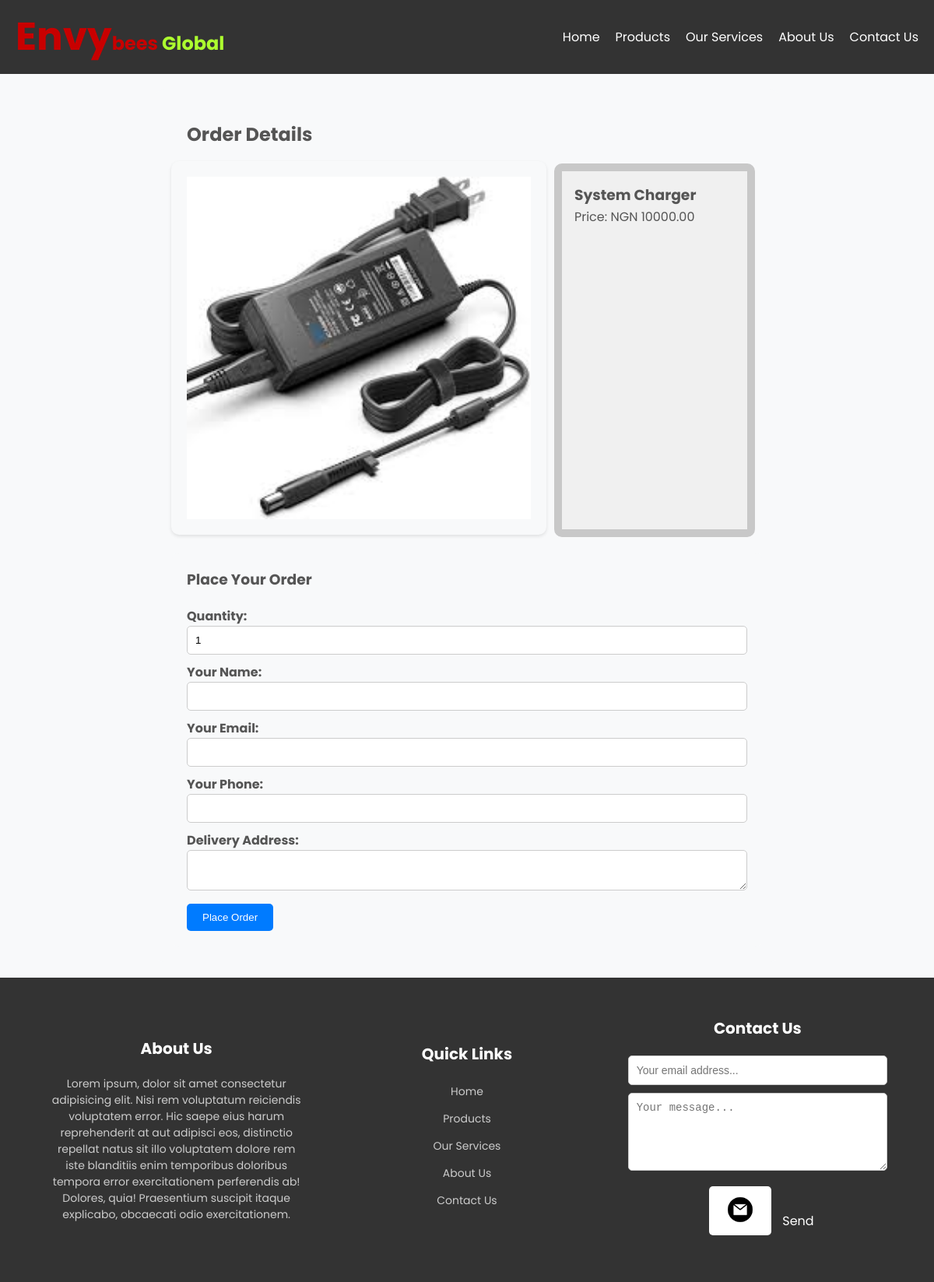
Page /products/order/11/ on the committed database.
### product/models.py (models this page shows, shortened)
class Product(models.Model):
    category = models.ForeignKey(Category, on_delete=models.CASCADE)
    web_link = models.URLField(blank=True, null=True)
    name = models.CharField(max_length=100)
    description = models.TextField(blank=True, null=True)
    price = models.DecimalField(max_digits=10, decimal_places=2)
    is_sold = models.BooleanField(default=False)
    image = models.ImageField(upload_to='products/', null=True, blank=True)
    use_category_image = models.BooleanField(default=True)  # Set default to True
    def get_image(self):
        if self.image:
            return self.image.url
        elif self.use_category_image and self.category.image:
            return self.category.image.url
        else:
            return None  # Optional: You can return a placeholder image URL here

class Category(models.Model):
    name = models.CharField(max_length=255)
    image = models.ImageField(upload_to='category_images/', blank=True)
    class Meta:
        ordering = ('name',)
        verbose_name_plural = 'Categories'

### product/views.py (the view)
# urls.py: path('order/<int:product_id>/', views.order, name='order'),
def order(request, product_id):
    product = Product.objects.get(pk=product_id)
    context = {'product': product}
    return render(request, 'product/order.html', context)

### product/templates/product/order.html (shortened to what this page needs)
{% extends 'core/base.html' %}
{% load static %}
{% block content %}
<section class="order">
    <div class="container">
        <div class="order-details">
            <h2>Order Details</h2>
            <div class="product">
                <div class="detail-img">
                    {% if product.get_image %}
                    <img src="{{ product.get_image }}" alt="Product Image" class="product-image"/>
                    {% else %}
                    <p>No image available for this product.</p>
                    {% endif %}
                </div>
                <div class="detail-description">
                    <h3>{{ product.name }}</h3>
                    <p>Price: NGN {{ product.price }}</p>
                </div>
            </div>
            <div class="order-form">
                <h3>Place Your Order</h3>
                <form method="post">
                    <label for="quantity">Quantity:</label>
                    <input type="number" id="quantity" name="quantity" min="1" value="1" required>
                    <label for="name">Your Name:</label>
                    <input type="text" id="name" name="name" required>
                    <label for="email">Your Email:</label>
                    <input type="email" id="email" name="email" required>
                    <label for="phone">Your Phone:</label>
                    <input type="tel" id="phone" name="phone" required>
                    <label for="address">Delivery Address:</label>
                    <textarea id="address" name="address" required></textarea>
                    <button type="submit">Place Order</button>
                </form>
            </div>
        </div>
    </div>
</section>
{% endblock %}

### static/core/styles.css (style rules this page uses)
* { margin: 0; padding: 0; box-sizing: border-box; }
body { font-family: 'Poppins', sans-serif; margin: 0; padding: 0; scroll-behavior: smooth; color: #555; background-color: #f8f9fa; }
.container { display: flex; justify-content: space-between; align-items: center; max-width: 1200px; margin: 0 auto; padding: 0 20px; }
.detail-description { border-radius: 10px; background-color: rgb(240, 240, 240); border: 10px solid rgb(200, 200, 200); margin: 10px; padding: 16px; flex: 1; height: 60vh; line-height: 1.6; }
.detail-img { width: fit-content; }
.product-card, .product-image { background-color: #f8f9fa; padding: 20px; border-radius: 10px; box-shadow: 0 2px 4px rgba(0, 0, 0, 0.1); }
.product-image { height: 60vh; width: auto; }
.order { padding: 20px; }
.order-details { max-width: 800px; margin: 0 auto; padding: 20px; background-color: #f8f9fa; border-radius: 10px; }
.order-details h2 { margin: 20px; }
.product { height: 60vh; display: flex; align-items: center; margin-bottom: 20px; }
.order-form { padding: 20px; background-color: #f8f9fa; border-radius: 10px; }
.order-form h3 { margin-bottom: 20px; }
.order-form label { margin-bottom: 5px; font-weight: bold; }
.order-form input, .order-form textarea { width: 100%; padding: 10px; margin-bottom: 10px; border: 1px solid #ccc; border-radius: 5px; }
.order-form button { padding: 10px 20px; background-color: #007bff; color: #fff; border: none; border-radius: 5px; cursor: pointer; }

### rows in the picture
Product: get_image (picture), name "System Charger", price "10000.00"
